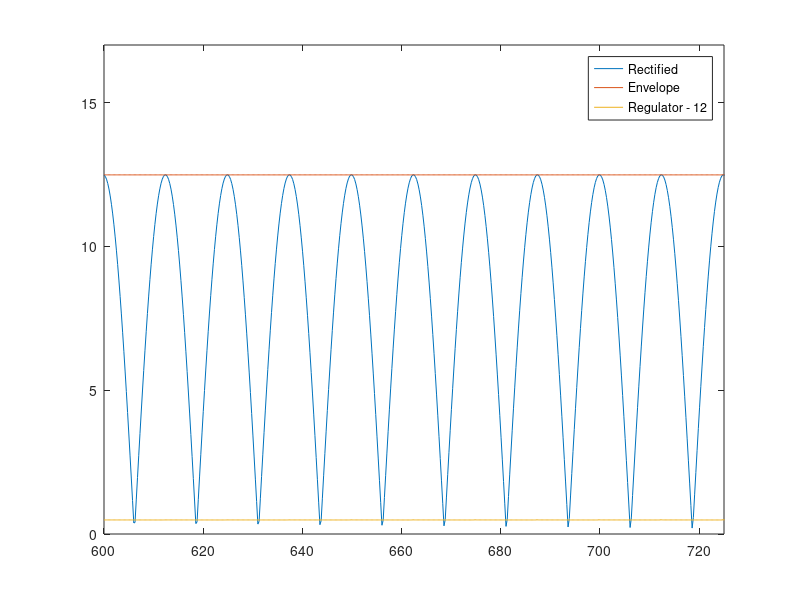
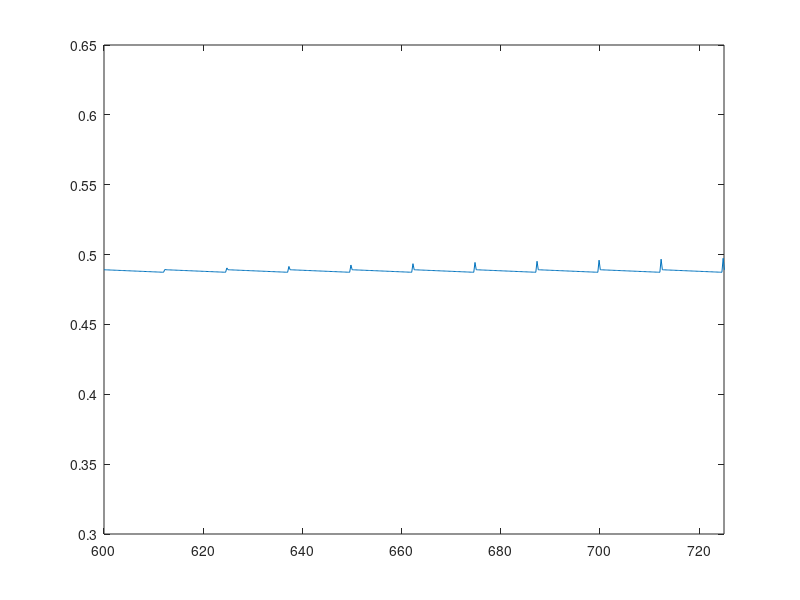

MATLAB code for these plots, in order:
clear all
close all

format long

period = 20;
n = 18.41351;
A = 230/n;
f=50;
t0 = 200e-3
t=linspace(t0, t0+period/f, 2000);
w=2*pi*f;
V_ON = 0.7;
vT = 0.025;
eta = 1;
N = 31;
Is  = 1e-14;
R = 200;
C = 0.00000133;
R1 = 1e8;

v = A*cos(w*t);

v_abs = zeros(1, length(t));
v_toff = zeros(1, length(t));
vo = zeros(1, length(t));
vC = zeros(1, length(t));
vL = zeros(1, length(t));
final_vo = zeros(1, length(t));

#R1->infinity so atan->0
#tOFF = (1/(2*w)) * atan(1/((2*w)*R1*C))
tOFF = (1/(2*w)) * atan(1/((2*w)*R1*C));

#vC = A*cos(2*w*tOFF)*exp(-(t-tOFF)/(R1*C));
vC = A*cos(2*w*tOFF)*exp(-(t-tOFF)/(R1*C));

##voltage after wave rectified (no need to simulate that part, pretty straightforward)
for i=1:length(t)
    v_abs(i) = abs(v(i));
endfor

#tOFF = 0, but we left this for loop for any tOFF changes
for i=1:length(t)
  if t(i) < tOFF
    v_toff(i) = v_abs(i);
  elseif vC(i) > v_abs(i)
    v_toff(i) = vC(i);
  else 
    tOFF = tOFF + 1/f/2;
    vC = A*abs(cos(2*w*tOFF)) * exp(-(t-tOFF)/R1/C);
    v_toff(i) = v_abs(i);
  endif
endfor

ripples = max(v_toff) - min(v_toff)

%%Regulating our voltage
rd = eta*vT/(Is*exp(V_ON/(eta*N*vT)));

%restriction depending on the number of diodes and V_on
for i = 1:length(t)
  if (v_toff(i)>N*V_ON)
    vL(i) = N*V_ON;
    else
    vL(i) = v_toff(i);
  endif
endfor


%relation between alternating current component and diodes
%incremental resistor
for i = 1:length(t)
  if v_toff(i) >= N*V_ON
    vo(i) = N*rd/(N*rd+R) * (v_toff(i)-mean(v_toff));
  else
    vo(i) = v_toff(i) - mean(v_toff);
  endif
endfor 

final_vo = vL + vo;    

final1 = zeros(1, length(t)-400);
final2 = zeros(1, length(t)-400);
final3 = zeros(1, length(t)-400);

j = 1;

for i = 1:length(t)
  if t(i) > 400e-3
    final1(j) = v_abs(i);
    final2(j) = v_toff(i);
    final3(j) = final_vo(i);
    j = j+1;
  endif
endfor

tfinal = linspace(t0 + 400e-3, t0 + period/f + 400e-3, length(t)-400);

plot(tfinal*1000, final1, tfinal*1000, final2, tfinal*1000, final3-12);
xlim([600 725])
ylim([0 17]);
legend("Rectified","Envelope", "Regulator - 12");
print ("varios.png", "-dpng");

plot(tfinal*1000, final3-12);
xlim([600 725]);
ylim([0.3 0.65]);

print ("sozinho.png", "-dpng");